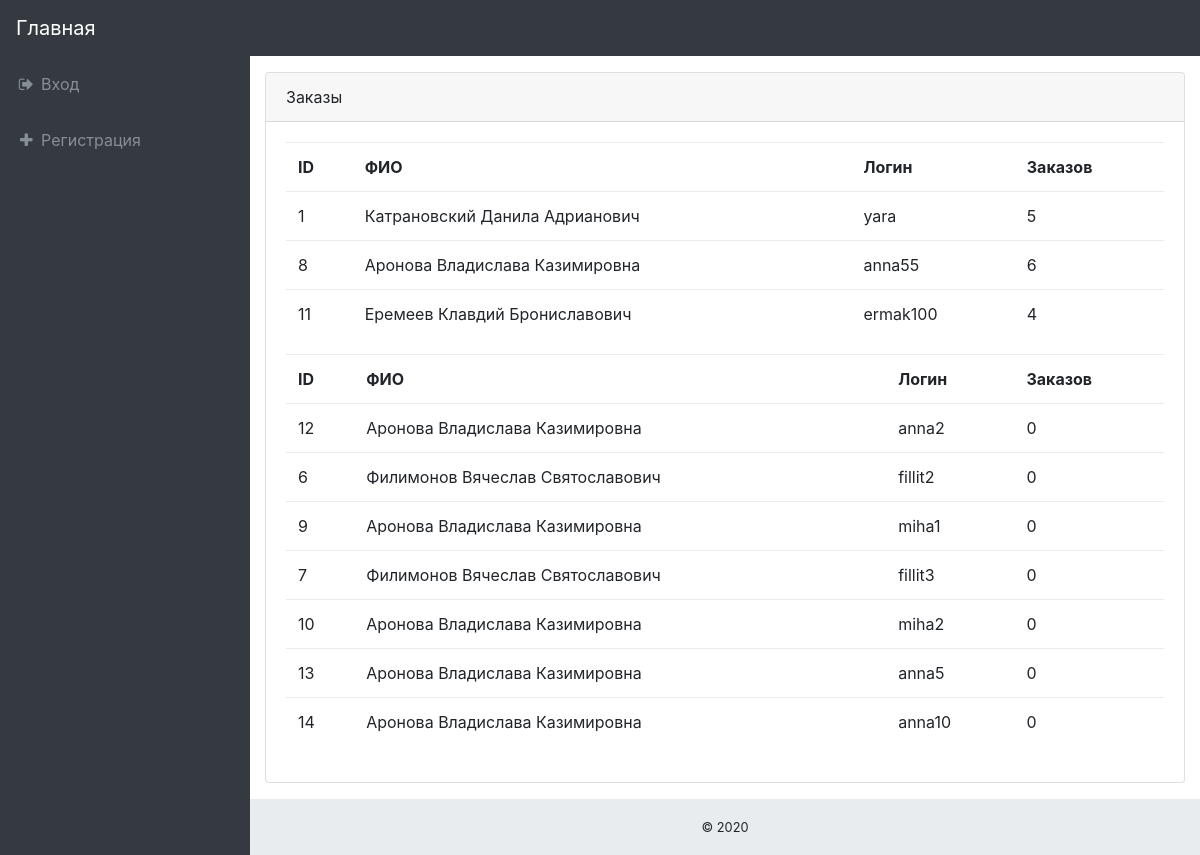
The page / on the database its author committed.
### tables this page shows
CREATE TABLE IF NOT EXISTS `users` (
  `id` int(11) NOT NULL auto_increment,
  `email` varchar(55) NOT NULL,
  `login` varchar(55) NOT NULL,
  `pass` varchar(40) NOT NULL,
  `fio` varchar(100) NOT NULL,
  PRIMARY KEY  (`id`)
);

### application/controllers/MainController.php (called while the page is built, shortened)
<?php
class MainController extends Controller {
	public function __construct($route) {
		$this->model = $this->loadModel('order');
		$this->view = new View($route);
		$this->view->layout = $route['controller'];
	}
	public function ordersAction() {
		$orders1 = $this->model->listOrders1();
		$orders2 = $this->model->listOrders2();
		$vars = [
			'orders1' => $orders1,
			'orders2' => $orders2,
		];
		$this->view->render('Заказы',  $vars);
	}
}

### index.php (called while the page is built, shortened)
<?php
spl_autoload_register(function($class) {
    $path = str_replace('\\', '/', $class.'.php');
});
$router = new Router;
$router->run();

### application/core/Controller.php (called while the page is built, shortened)
<?php
abstract class Controller {
	public function loadModel($name) {
		$path = 'application\models\\'.ucfirst($name);
		if (class_exists($path)) {
			return new $path;
		}
	}
}

### application/config/db.php (called while the page is built)
<?php
return [
	'host' => 'localhost',
	'name' => '',
	'user' => '',
	'password' => '',
];

### application/lib/Db.php (called while the page is built, shortened)
<?php
class Db {
	protected $db;
	public function __construct() {
		$config = require 'application/config/db.php';
		$this->db = new PDO('mysql:host='.$config['host'].';dbname='.$config['name'].';charset=utf8', $config['user'], $config['password'],
		array(PDO::MYSQL_ATTR_INIT_COMMAND => "SET NAMES utf8"));
	}
	public function query($sql, $params = []) {
		$stmt = $this->db->prepare($sql);
		$stmt->execute();
		return $stmt;
	}
	public function row($sql, $params = []) {
		$result = $this->query($sql, $params);
		return $result->fetchAll(PDO::FETCH_ASSOC);
	}
}

### application/core/Model.php (called while the page is built, shortened)
<?php
abstract class Model {
	public function __construct() {
		$this->db = new Db;
	}
}

### application/models/Order.php (called while the page is built, shortened)
<?php
class Order extends Model {
	public function listOrders1() {
        $row = $this->db->row('
        SELECT
        u.id, u.fio, u.login, COUNT(*) as total_orders
       FROM
        users u
        JOIN orders o ON u.id = o.user_id
       GROUP BY
        u.id, u.login
       HAVING COUNT(*) > 2
       ');
		return $row;
	}
	public function listOrders2() {
        $row = $this->db->row('
        SELECT
        u.id, u.fio, u.login
       FROM
        users u
        LEFT OUTER JOIN orders o ON u.id = o.user_id
        WHERE o.user_id is NULL
       ');
		return $row;
	}
}

### application/views/main/orders.php (the view)
<div class="content-wrapper">
    <div class="container-fluid">
        <div class="card mb-3">
            <div class="card-header"><?php echo $title; ?></div>
            <div class="card-body">
            <div class="row">
                    <div class="col-sm-12 col-lg-12">
                        <?php if (empty($orders1)): ?>
                            <p>Список пуст</p>
                        <?php else: ?>
                            <table class="table">
                                <tr>
                                    <th>ID</th>
                                    <th>ФИО</th>
                                    <th>Логин</th>
                                    <th>Заказов</th>
                                </tr>
                                <?php foreach ($orders1 as $val): ?>
                                    <tr>
                                        <td><?php echo $val['id']; ?></td>
                                        <td><?php echo htmlspecialchars($val['fio'], ENT_QUOTES); ?></td>
                                        <td><?php echo htmlspecialchars($val['login'], ENT_QUOTES); ?></td>
					                    <td><?php echo htmlspecialchars($val['total_orders'], ENT_QUOTES); ?></td>
                                    </tr>
                                <?php endforeach; ?>
                            </table>
                        <?php endif; ?>
                    </div>
                </div>
                <div class="row">
                    <div class="col-sm-12 col-lg-12">
                        <?php if (empty($orders2)): ?>
                            <p>Список пуст</p>
                        <?php else: ?>
                            <table class="table">
                                <tr>
                                    <th>ID</th>
                                    <th>ФИО</th>
                                    <th>Логин</th>
                                    <th>Заказов</th>
                                </tr>
                                <?php foreach ($orders2 as $val): ?>
                                    <tr>
                                        <td><?php echo $val['id']; ?></td>
                                        <td><?php echo htmlspecialchars($val['fio'], ENT_QUOTES); ?></td>
                                        <td><?php echo htmlspecialchars($val['login'], ENT_QUOTES); ?></td>
					                    <td>0</td>
                                    </tr>
                                <?php endforeach; ?>
                            </table>
                        <?php endif; ?>
                    </div>
                </div>
            </div>
        </div>
    </div>
</div>

### application/core/Router.php (shortened to what this page needs)
<?php
class Router {
    protected $routes = [];
    protected $params = [];
    public function add($route, $params) {
        $route = preg_replace('/{([a-z]+):([^\}]+)}/', '(?P<\1>\2)', $route);
        $route = '#^'.$route.'$#';
        $this->routes[$route] = $params;
    }
    public function match() {
        $url = trim($_SERVER['REQUEST_URI'], '/');
        foreach ($this->routes as $route => $params) {
            if (preg_match($route, $url, $matches)) {
                $this->params = $params;
                return true;
            }
        }
        return false;
    }
    public function run(){
        if ($this->match()) {
            $path = 'application\controllers\\'.ucfirst($this->params['controller']).'Controller';
            if (class_exists($path)) {
                $action = $this->params['action'].'Action';
                if (method_exists($path, $action)) {
                    $controller = new $path($this->params);
                    $controller->$action();
                } else {
                    View::errorCode(404);
                }
            } else {
                View::errorCode(404);
            }
        } else {
            View::errorCode(404);
        }
    }
}

### application/core/View.php (shortened to what this page needs)
<?php
class View {
	public $path;
	public $layout = 'default';
	public function __construct($route) {
		$this->path = $route['controller'].'/'.$route['action'];
	}
	public function render($title, $vars = []) {
		$path = 'application/views/'.$this->path.'.php';
		if (file_exists($path)) {
			require $path;
			$content = ob_get_clean();
			require 'application/views/layouts/'.$this->layout.'.php';
		}
	}
}

### application/views/layouts/main.php (shortened to what this page needs)
<!DOCTYPE html>
<html lang="en">
    <head>
        <link href="/public/styles/bootstrap.css" rel="stylesheet">
        <link href="/public/styles/admin.css" rel="stylesheet">
        <link href="/public/styles/font-awesome.css" rel="stylesheet">
    </head>
    <body class="fixed-nav sticky-footer bg-dark">
            <nav class="navbar navbar-expand-lg navbar-dark bg-dark fixed-top" id="mainNav">
                <a class="navbar-brand" href="/">Главная</a>
                <div class="collapse navbar-collapse" id="navbarResponsive">
                    <ul class="navbar-nav navbar-sidenav" id="exampleAccordion">
                        <li class="nav-item">
                            <a class="nav-link" href="user/login">
                            <i class="fa fa-fw fa-sign-out"></i>
                            <span class="nav-link-text">Вход</span>
                            </a>
                        </li>
                        <li class="nav-item">
                            <a class="nav-link" href="user/registration">
                            <i class="fa fa-fw fa-plus"></i>
                            <span class="nav-link-text">Регистрация</span>
                            </a>
                        </li>
                    </ul>
                </div>
            </nav>
        <?php echo $content; ?>
            <footer class="sticky-footer">
                <div class="container">
                    <div class="text-center">
                        <small>&copy; 2020</small>
                    </div>
                </div>
            </footer>
    </body>
</html>

### public/styles/admin.css (style rules this page uses)
html { position: relative; min-height: 100%; }
body { overflow-x: hidden; }
body.sticky-footer { margin-bottom: 56px; }
body.sticky-footer .content-wrapper { min-height: calc(100vh - 56px - 56px); }
body.fixed-nav { padding-top: 56px; }
.content-wrapper { min-height: calc(100vh - 56px); padding-top: 1rem; }
#mainNav .navbar-collapse { overflow: auto; max-height: 75vh; }
#mainNav .navbar-collapse .navbar-nav .nav-item .nav-link { cursor: pointer; }
@media (min-width: 992px) { #mainNav .navbar-brand { width: 250px; } }
@media (min-width: 992px) { #mainNav .navbar-collapse { overflow: visible; max-height: none; } }
@media (min-width: 992px) { #mainNav .navbar-collapse .navbar-sidenav { position: absolute; top: 0; left: 0; overflow-x: hidden; overflow-y: auto; -webkit-flex-direction: column; -ms-flex-direction: column; flex-direction: column; margin-top: 56px; } }
@media (min-width: 992px) { #mainNav .navbar-collapse .navbar-sidenav > .nav-item { width: 250px; padding: 0; } }
@media (min-width: 992px) { #mainNav .navbar-collapse .navbar-sidenav > .nav-item > .nav-link { padding: 1em; } }
@media (min-width: 992px) { #mainNav.fixed-top .navbar-sidenav { height: calc(100vh - 112px); } }
.content-wrapper { overflow-x: hidden; background: white; }
@media (min-width: 992px) { .content-wrapper { margin-left: 250px; } }
#mainNav.navbar-dark .navbar-collapse .navbar-sidenav > .nav-item > .nav-link { color: #868e96; }
@media (min-width: 992px) { #mainNav.navbar-dark .navbar-collapse .navbar-sidenav { background: #343a40; } }
footer.sticky-footer { position: absolute; right: 0; bottom: 0; width: 100%; height: 56px; background-color: #e9ecef; line-height: 55px; }
@media (min-width: 992px) { footer.sticky-footer { width: calc(100% - 250px); } }

### rows shown on the page
users: id "1", fio "Катрановский Данила Адрианович", login "yara", total_orders "5"
users: id "8", fio "Аронова Владислава Казимировна", login "anna55", total_orders "6"
users: id "11", fio "Еремеев Клавдий Брониславович", login "ermak100", total_orders "4"
users: id "12", fio "Аронова Владислава Казимировна", login "anna2"
users: id "6", fio "Филимонов Вячеслав Святославович", login "fillit2"
users: id "9", fio "Аронова Владислава Казимировна", login "miha1"
users: id "7", fio "Филимонов Вячеслав Святославович", login "fillit3"
users: id "10", fio "Аронова Владислава Казимировна", login "miha2"
users: id "13", fio "Аронова Владислава Казимировна", login "anna5"
users: id "14", fio "Аронова Владислава Казимировна", login "anna10"

### other values the page prints
$title "Заказы"
